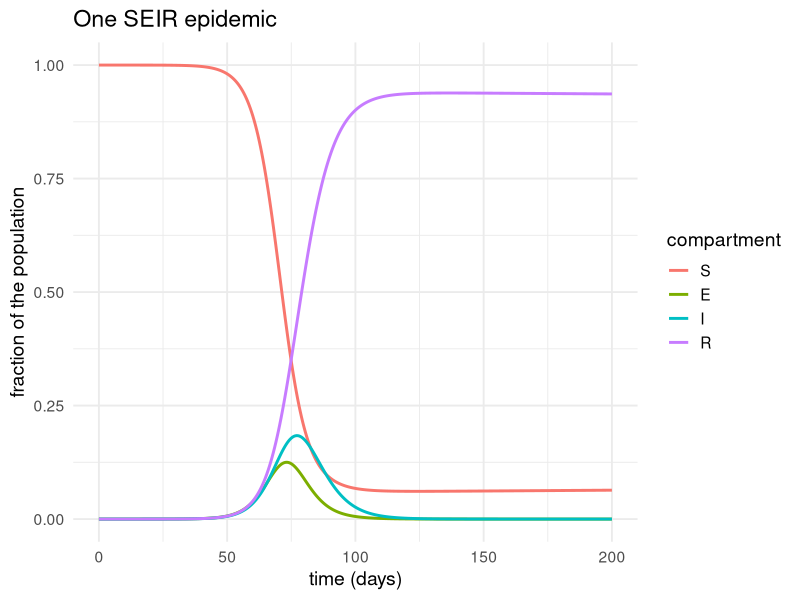
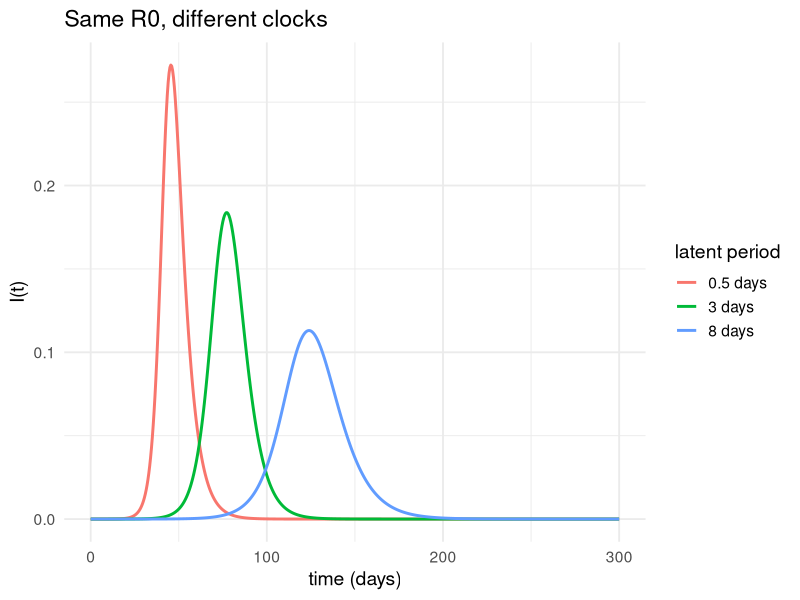
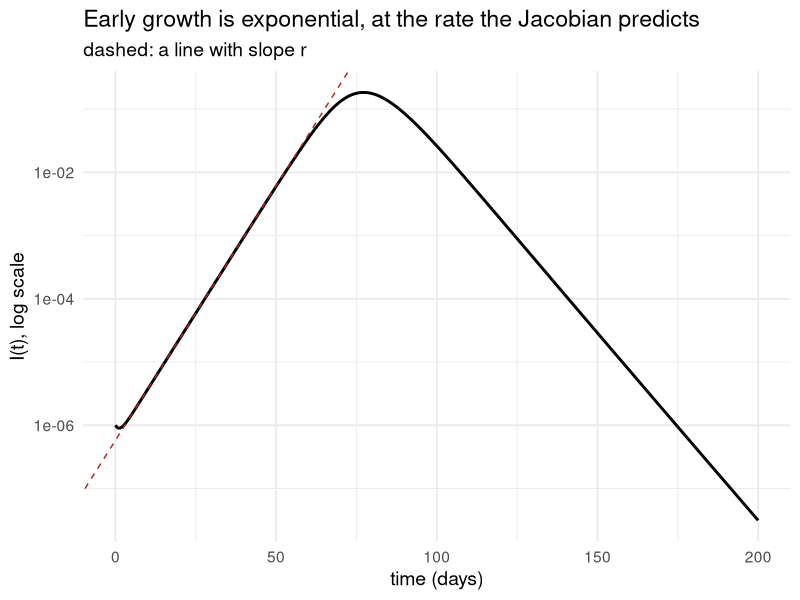
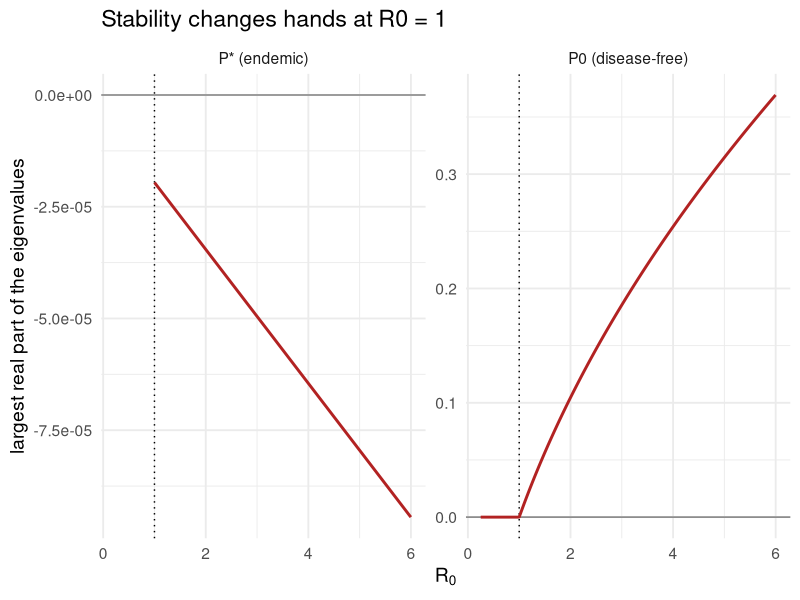
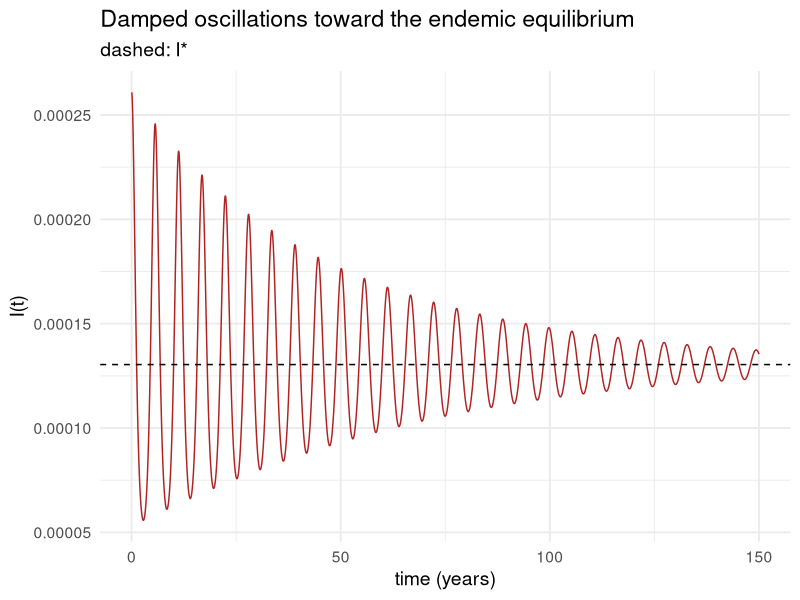

Recreate these plots in R, in order. (Note: this script raises an error after producing the figures.)
## ---- chunk 1
knitr::opts_chunk$set(echo = TRUE, message = FALSE, warning = FALSE, fig.width = 7.5, fig.height = 4.8)
library(deSolve)
library(ggplot2)
theme_set(theme_minimal(base_size = 14))
## ---- chunk 2
seir <- function(t, y, parms) {
  with(as.list(c(y, parms)), {
    dS <- mu - beta * I * S - mu * S
    dE <- beta * I * S - (sigma + mu) * E
    dI <- sigma * E - (gamma + mu) * I
    dR <- gamma * I - mu * R
    list(c(dS, dE, dI, dR))
  })
}
## ---- chunk 3
parms <- c(beta  = 0.6,            # transmission coefficient, per day
           sigma = 1 / 3,          # 1 / latent period
           gamma = 1 / 5,          # 1 / infectious period
           mu    = 1 / (70 * 365)) # 1 / life expectancy
## ---- chunk 4
run_seir <- function(parms, y0, times) {
  as.data.frame(ode(y = y0, times = times, func = seir, parms = parms,
                    rtol = 1e-8, atol = 1e-12))
}

y0    <- c(S = 1 - 1e-6, E = 0, I = 1e-6, R = 0)   # one infectious host per million
times <- seq(0, 200, by = 0.5)
out   <- run_seir(parms, y0, times)
head(out)
## ---- chunk 5
to_long <- function(out, vars = c("S", "E", "I", "R")) {
  data.frame(time        = rep(out$time, length(vars)),
             compartment = factor(rep(vars, each = nrow(out)), levels = vars),
             fraction    = unlist(out[vars], use.names = FALSE))
}

ggplot(to_long(out), aes(time, fraction, colour = compartment)) +
  geom_line(linewidth = 1) +
  labs(x = "time (days)", y = "fraction of the population",
       title = "One SEIR epidemic")
## ---- chunk 6
R0_formula <- function(parms) {
  with(as.list(parms), beta * sigma / ((sigma + mu) * (gamma + mu)))
}
R0_formula(parms)
## ---- chunk 7
latent_days <- c(0.5, 3, 8)

runs <- lapply(latent_days, function(L) {
  p <- parms
  p["sigma"] <- 1 / L
  d <- run_seir(p, y0, seq(0, 300, by = 0.5))
  d$latent <- paste(L, "days")
  d$R0 <- R0_formula(p)
  d
})
runs <- do.call(rbind, runs)
runs$latent <- factor(runs$latent, levels = paste(latent_days, "days"))

ggplot(runs, aes(time, I, colour = latent)) +
  geom_line(linewidth = 1) +
  labs(x = "time (days)", y = "I(t)", colour = "latent period",
       title = "Same R0, different clocks")
## ---- chunk 8
do.call(rbind, lapply(split(runs, runs$latent), function(d) {
  data.frame(latent_period = d$latent[1],
             R0            = round(d$R0[1], 4),
             peak_day      = d$time[which.max(d$I)],
             peak_I        = round(max(d$I), 4),
             lowest_S      = round(min(d$S), 3))
}))
## ---- chunk 9
growth_rate <- function(parms) {
  with(as.list(parms), {
    b  <- sigma + gamma + 2 * mu
    c0 <- (sigma + mu) * (gamma + mu) * (1 - R0_formula(parms))
    (-b + sqrt(b^2 - 4 * c0)) / 2
  })
}
r_predicted <- growth_rate(parms)
r_predicted
## ---- chunk 10
t_peak <- out$time[which.max(out$I)]
early  <- subset(out, time < t_peak & I > 1e-5 & I < 1e-3)
fit    <- lm(log(I) ~ time, data = early)

c(predicted = r_predicted, fitted = unname(coef(fit)["time"]))
## ---- chunk 11
ggplot(out, aes(time, I)) +
  geom_line(linewidth = 1) +
  geom_abline(intercept = coef(fit)[1] / log(10), slope = r_predicted / log(10),
              linetype = "dashed", colour = "firebrick") +
  scale_y_log10() +
  labs(x = "time (days)", y = "I(t), log scale",
       title = "Early growth is exponential, at the rate the Jacobian predicts",
       subtitle = "dashed: a line with slope r")
## ---- chunk 12
c(SEIR = r_predicted,
  SIR  = unname(parms["beta"] - (parms["gamma"] + parms["mu"])))
## ---- chunk 13
endemic_eq <- function(parms) {
  with(as.list(parms), {
    R0     <- R0_formula(parms)
    S_star <- 1 / R0
    I_star <- mu / beta * (R0 - 1)
    E_star <- (gamma + mu) / sigma * I_star
    c(S = S_star, E = E_star, I = I_star, R = 1 - S_star - E_star - I_star)
  })
}
P_star <- endemic_eq(parms)
P_star
## ---- chunk 14
seir(0, P_star, parms)[[1]]
## ---- chunk 15
ngm <- function(parms) {
  with(as.list(parms), {
    nm   <- list(c("E", "I"), c("E", "I"))
    Fmat <- matrix(c(0, beta,
                     0, 0), nrow = 2, byrow = TRUE, dimnames = nm)
    Vmat <- matrix(c(sigma + mu, 0,
                     -sigma,     gamma + mu), nrow = 2, byrow = TRUE, dimnames = nm)
    Vinv <- solve(Vmat)          # matrix inverse
    K    <- Fmat %*% Vinv        # matrix product
    list(F = Fmat, V = Vmat, Vinv = Vinv, K = K,
         R0 = max(Mod(eigen(K)$values)))
  })
}
res <- ngm(parms)
res$F
res$V
## ---- chunk 16
res$Vinv
## ---- chunk 17
res$K
eigen(res$K)$values
c(from_matrix = res$R0, from_formula = R0_formula(parms))
## ---- chunk 18
jacobian <- function(state, parms) {
  with(as.list(c(state, parms)), {
    matrix(c(-beta * I - mu,  0,              -beta * S,
              beta * I,       -(sigma + mu),   beta * S,
              0,               sigma,         -(gamma + mu)),
           nrow = 3, byrow = TRUE)
  })
}
P_0 <- c(S = 1, E = 0, I = 0)

eigen(jacobian(P_0, parms))$values
eigen(jacobian(P_star, parms))$values
## ---- chunk 19
J  <- jacobian(P_star, parms)
tr <- sum(diag(J))
a2 <- det(J[c(1, 2), c(1, 2)]) + det(J[c(1, 3), c(1, 3)]) + det(J[c(2, 3), c(2, 3)])
c(trace = tr, a2 = a2, det = det(J), third_condition = tr * a2 - det(J))
## ---- chunk 20
beta_grid <- seq(0.05, 1.2, length.out = 200)

sweep <- do.call(rbind, lapply(beta_grid, function(b) {
  p <- parms
  p["beta"] <- b
  R0 <- R0_formula(p)
  at_P0    <- max(Re(eigen(jacobian(P_0, p))$values))
  at_Pstar <- if (R0 > 1) max(Re(eigen(jacobian(endemic_eq(p), p))$values)) else NA
  data.frame(R0 = R0,
             equilibrium = c("P0 (disease-free)", "P* (endemic)"),
             leading = c(at_P0, at_Pstar))
}))
sweep <- na.omit(sweep)

ggplot(sweep, aes(R0, leading)) +
  geom_hline(yintercept = 0, colour = "grey50") +
  geom_vline(xintercept = 1, linetype = "dotted") +
  geom_line(linewidth = 1, colour = "firebrick") +
  facet_wrap(~ equilibrium, scales = "free_y") +
  labs(x = expression(R[0]), y = "largest real part of the eigenvalues",
       title = "Stability changes hands at R0 = 1")
## ---- chunk 21
y_near <- c(S = P_star[["S"]], E = 2 * P_star[["E"]], I = 2 * P_star[["I"]])
y_near <- c(y_near, R = 1 - sum(y_near))

long_run <- run_seir(parms, y_near, seq(0, 150 * 365, by = 5))

ggplot(long_run, aes(time / 365, I)) +
  geom_line(colour = "firebrick") +
  geom_hline(yintercept = P_star[["I"]], linetype = "dashed") +
  labs(x = "time (years)", y = "I(t)",
       title = "Damped oscillations toward the endemic equilibrium",
       subtitle = "dashed: I*")
## ---- chunk 22
ev <- eigen(jacobian(P_star, parms))$values
ev

A <- 1 / (parms[["mu"]] * (R0_formula(parms) - 1))
G <- 1 / (parms[["gamma"]] + parms[["mu"]]) + 1 / (parms[["sigma"]] + parms[["mu"]])

# locate the peaks of the simulated I(t) and average the gaps between them
peaks <- which(diff(sign(diff(long_run$I))) == -2) + 1

c(period_from_eigenvalue  = 2 * pi / max(Im(ev)) / 365,
  period_Keeling_Rohani   = 2 * pi * sqrt(A * G) / 365,
  period_from_simulation  = mean(diff(long_run$time[peaks])) / 365,
  damping_time            = 1 / abs(Re(ev[which.max(Im(ev))])) / 365)
## ---- chunk 23
R0_from_FV <- function(Fmat,Vmat)
{
  Vinv <- solve(Vmat)
  K <- Fmat %*% Vinv
  evalues <- eigen(K)
  r0 <- max(evalues$values)
  return(r0)
}

beta <- 0.6
gamma <- 0.2
mu <- 1 / (70 * 365)
sigma = 1 / 3

#SIR 
F <- matrix(c(beta), nrow = 1, ncol = 1)
V <- matrix(c(gamma), nrow = 1, ncol = 1)
print(R0_from_FV(F, V))

#SIR Demography
F <- matrix(c(beta), nrow = 1, ncol = 1)
V <- matrix(c(gamma + mu), nrow = 1, ncol = 1)
print(R0_from_FV(F, V))
#SIS
F <- matrix(c(beta), nrow = 1, ncol = 1)
V <- matrix(c(gamma), nrow = 1, ncol = 1)
print(R0_from_FV(F, V))
#SIER
F <- matrix(c(0, beta, 0, 0), nrow = 2, ncol = 2)
V <- matrix(c(sigma+mu, 0, -sigma, gamma+mu), nrow = 2, ncol = 2)
print(R0_from_FV(F, V))
#SI
F <- matrix(c(beta), nrow = 1, ncol = 1)
V <- matrix(c(0), nrow = 1, ncol = 1)
print(R0_from_FV(F, V))

## ---- chunk 24
# your code here
## ---- chunk 25
# your code here
## ---- chunk 26
# your code here
## ---- chunk 27
# your code here
## ---- chunk 28
# your code here
## ---- chunk 29
# your code here
## ---- chunk 30
# your code here
## ---- chunk 31
# your code here
